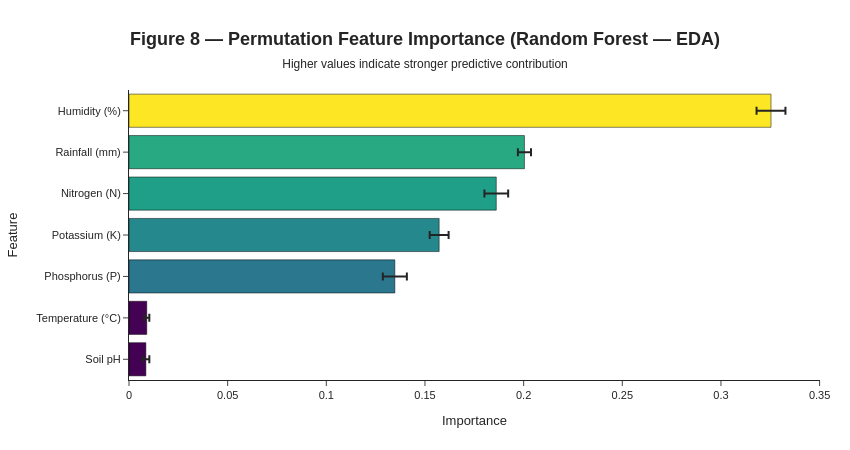

Source (notebook cell):
### Markdown cell above
### 2.9 Preliminary Permutation Feature Importance

### Code cell
# Quick Random Forest fit on scaled data to compute permutation importance
from sklearn.inspection import permutation_importance

_rf_eda  = RandomForestClassifier(n_estimators=100, random_state=SEED, n_jobs=-1)
_le_eda  = LabelEncoder()
_y_eda   = _le_eda.fit_transform(df['label'])
_sc_eda  = StandardScaler()
_Xs_eda  = _sc_eda.fit_transform(df[features])

_rf_eda.fit(_Xs_eda, _y_eda)

perm_eda = permutation_importance(_rf_eda, _Xs_eda, _y_eda,
                                   n_repeats=10, random_state=SEED, n_jobs=1)

imp_df = pd.DataFrame({
    'Feature':    [feature_labels[f] for f in features],
    'Importance': perm_eda.importances_mean,
    'Std':        perm_eda.importances_std
}).sort_values('Importance', ascending=True)

fig = px.bar(
    imp_df, x='Importance', y='Feature', orientation='h', error_x='Std',
    color='Importance', color_continuous_scale='Viridis',
    template='simple_white', height=450, width=850
)

fig.update_layout(
    title=dict(
        text=(
            "<b>Figure 8 — Permutation Feature Importance (Random Forest — EDA)</b><br>"
            "<span style='font-size:12px'>Higher values indicate stronger predictive contribution</span>"
        ),
        x=0.5, xanchor='center', font=dict(size=18, family='Arial')
    ),
    font=dict(family='Arial', size=11),
    coloraxis_showscale=False,
    margin=dict(l=80, r=30, t=90, b=70)
)
fig.update_traces(marker=dict(line=dict(width=0.5, color='black')))
fig.show()

### Figure 1 — Plotly figure (JSON) as saved in the notebook; plotly's stock layout.template omitted (floating-point values rounded to 4 significant figures)
{"data": [{"error_x": {"array": [0.001758, 0.001298, 0.006089, 0.004797, 0.006017, 0.003324, 0.00732]}, "hovertemplate": "Importance=%{marker.color}<br>Feature=%{y}<extra></extra>", "legendgroup": "", "marker": {"color": [0.008545, 0.009, 0.1347, 0.1572, 0.1861, 0.2004, 0.3254], "coloraxis": "coloraxis", "line": {"color": "black", "width": 0.5}, "pattern": {"shape": ""}}, "name": "", "orientation": "h", "showlegend": false, "textposition": "auto", "type": "bar", "x": [0.008545, 0.009, 0.1347, 0.1572, 0.1861, 0.2004, 0.3254], "xaxis": "x", "y": ["Soil pH", "Temperature (°C)", "Phosphorus (P)", "Potassium (K)", "Nitrogen (N)", "Rainfall (mm)", "Humidity (%)"], "yaxis": "y"}], "layout": {"barmode": "relative", "coloraxis": {"colorbar": {"title": {"text": "Importance"}}, "colorscale": [[0, "#440154"], [0.1111, "#482878"], [0.2222, "#3e4989"], [0.3333, "#31688e"], [0.4444, "#26828e"], [0.5556, "#1f9e89"], [0.6667, "#35b779"], [0.7778, "#6ece58"], [0.8889, "#b5de2b"], [1, "#fde725"]], "showscale": false}, "font": {"family": "Arial", "size": 11}, "height": 450, "legend": {"tracegroupgap": 0}, "margin": {"b": 70, "l": 80, "r": 30, "t": 90}, "title": {"font": {"family": "Arial", "size": 18}, "text": "<b>Figure 8 — Permutation Feature Importance (Random Forest — EDA)</b><br><span style='font-size:12px'>Higher values indicate stronger predictive contribution</span>", "x": 0.5, "xanchor": "center"}, "width": 850, "xaxis": {"anchor": "y", "domain": [0, 1], "title": {"text": "Importance"}}, "yaxis": {"anchor": "x", "domain": [0, 1], "title": {"text": "Feature"}}}}
